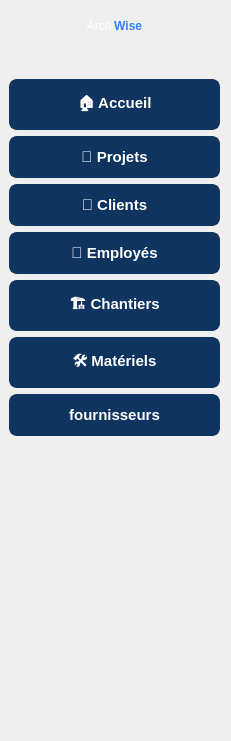
   <widget class="QWidget" name="side" native="true">
    <property name="geometry">
     <rect>
      <x>0</x>
      <y>-20</y>
      <width>231</width>
      <height>741</height>
     </rect>
    </property>
    <property name="styleSheet">
     <string notr="true">QWidget#side {
    background-color: #1e1e1e;
}
</string>
    </property>
    <widget class="QWidget" name="layoutWidget_2">
     <property name="geometry">
      <rect>
       <x>9</x>
       <y>19</y>
       <width>211</width>
       <height>521</height>
      </rect>
     </property>
     <layout class="QVBoxLayout" name="verticalLayout_2">
      <item>
       <widget class="QLabel" name="titlelabel_2">
        <property name="styleSheet">
         <string notr="true">QLabel {
	font: 18pt &quot;Segoe UI&quot;;
    color: white;
}
</string>
        </property>
        <property name="text">
         <string>&lt;html&gt;&lt;head/&gt;&lt;body&gt;&lt;p align=&quot;center&quot;&gt;Archi&lt;span style=&quot; font-weight:700; color:#3282f6;&quot;&gt;Wise&lt;/span&gt;&lt;/p&gt;&lt;/body&gt;&lt;/html&gt;</string>
        </property>
       </widget>
      </item>
      <item>
       <spacer name="verticalSpacer_3">
        <property name="orientation">
         <enum>Qt::Orientation::Vertical</enum>
        </property>
        <property name="sizeType">
         <enum>QSizePolicy::Policy::Minimum</enum>
        </property>
        <property name="sizeHint" stdset="0">
         <size>
          <width>20</width>
          <height>40</height>
         </size>
        </property>
       </spacer>
      </item>
      <item>
       <widget class="QPushButton" name="btnhome_2">
        <property name="styleSheet">
         <string notr="true">QPushButton {
    background-color: #0f3460;  /* Bleu foncé moderne */
    color: white;
    font-size: 15px;
    font-weight: bold;
    border: 2px solid #0f3460;
    border-radius: 8px; /* Coins arrondis */
    padding: 10px 15px;
    transition: 0.3s;
}

QPushButton:hover {
    background-color: #1a5276;  /* Bleu plus clair au survol */
    border: 2px solid white;
}

QPushButton:pressed {
    background-color: #e94560; /* Rouge clair au clic */
    border: 2px solid #e94560;
}
QPushButton:pressed {
    background-color: #e94560;
    border: 2px solid #e94560;
    transform: scale(0.95); /* Effet d'appui */
}
</string>
        </property>
        <property name="text">
         <string>🏠 Accueil</string>
        </property>
       </widget>
      </item>
      <item>
       <widget class="QPushButton" name="btnProjects_2">
        <property name="styleSheet">
         <string notr="true">QPushButton {
    background-color: #0f3460;  /* Bleu foncé moderne */
    color: white;
    font-size: 15px;
    font-weight: bold;
    border: 2px solid #0f3460;
    border-radius: 8px; /* Coins arrondis */
    padding: 10px 15px;
    transition: 0.3s;
}

QPushButton:hover {
    background-color: #1a5276;  /* Bleu plus clair au survol */
    border: 2px solid white;
}

QPushButton:pressed {
    background-color: #e94560; /* Rouge clair au clic */
    border: 2px solid #e94560;
}
</string>
        </property>
        <property name="text">
         <string>📂 Projets</string>
        </property>
       </widget>
      </item>
      <item>
       <widget class="QPushButton" name="btnclients_2">
        <property name="styleSheet">
         <string notr="true">QPushButton {
    background-color: #0f3460;  /* Bleu foncé moderne */
    color: white;
    font-size: 15px;
    font-weight: bold;
    border: 2px solid #0f3460;
    border-radius: 8px; /* Coins arrondis */
    padding: 10px 15px;
    transition: 0.3s;
}

QPushButton:hover {
    background-color: #1a5276;  /* Bleu plus clair au survol */
    border: 2px solid white;
}

QPushButton:pressed {
    background-color: #e94560; /* Rouge clair au clic */
    border: 2px solid #e94560;
}
</string>
        </property>
        <property name="text">
         <string>👥 Clients</string>
        </property>
       </widget>
      </item>
      <item>
       <widget class="QPushButton" name="switch_employe">
        <property name="styleSheet">
         <string notr="true">QPushButton {
    background-color: #0f3460;  /* Bleu foncé moderne */
    color: white;
    font-size: 15px;
    font-weight: bold;
    border: 2px solid #0f3460;
    border-radius: 8px; /* Coins arrondis */
    padding: 10px 15px;
    transition: 0.3s;
}

QPushButton:hover {
    background-color: #1a5276;  /* Bleu plus clair au survol */
    border: 2px solid white;
}

QPushButton:pressed {
    background-color: #e94560; /* Rouge clair au clic */
    border: 2px solid #e94560;
}
</string>
        </property>
        <property name="text">
         <string>👷 Employés</string>
        </property>
       </widget>
      </item>
      <item>
       <widget class="QPushButton" name="btnchantiers_2">
        <property name="styleSheet">
         <string notr="true">QPushButton {
    background-color: #0f3460;  /* Bleu foncé moderne */
    color: white;
    font-size: 15px;
    font-weight: bold;
    border: 2px solid #0f3460;
    border-radius: 8px; /* Coins arrondis */
    padding: 10px 15px;
    transition: 0.3s;
}

QPushButton:hover {
    background-color: #1a5276;  /* Bleu plus clair au survol */
    border: 2px solid white;
}

QPushButton:pressed {
    background-color: #e94560; /* Rouge clair au clic */
    border: 2px solid #e94560;
}
</string>
        </property>
        <property name="text">
         <string>🏗️ Chantiers</string>
        </property>
       </widget>
      </item>
      <item>
       <widget class="QPushButton" name="btnmateriels_2">
        <property name="styleSheet">
         <string notr="true">QPushButton {
    background-color: #0f3460;  /* Bleu foncé moderne */
    color: white;
    font-size: 15px;
    font-weight: bold;
    border: 2px solid #0f3460;
    border-radius: 8px; /* Coins arrondis */
    padding: 10px 15px;
    transition: 0.3s;
}

QPushButton:hover {
    background-color: #1a5276;  /* Bleu plus clair au survol */
    border: 2px solid white;
}

QPushButton:pressed {
    background-color: #e94560; /* Rouge clair au clic */
    border: 2px solid #e94560;
}
</string>
        </property>
        <property name="text">
         <string>🛠️ Matériels</string>
        </property>
       </widget>
      </item>
      <item>
       <widget class="QPushButton" name="switch_partenaire">
        <property name="styleSheet">
         <string notr="true">QPushButton {
    background-color: #0f3460;  /* Bleu foncé moderne */
    color: white;
    font-size: 15px;
    font-weight: bold;
    border: 2px solid #0f3460;
    border-radius: 8px; /* Coins arrondis */
    padding: 10px 15px;
    transition: 0.3s;
}

QPushButton:hover {
    background-color: #1a5276;  /* Bleu plus clair au survol */
    border: 2px solid white;
}

QPushButton:pressed {
    background-color: #e94560; /* Rouge clair au clic */
    border: 2px solid #e94560;
}
</string>
        </property>
        <property name="text">
         <string>fournisseurs</string>
        </property>
       </widget>
      </item>
      <item>
       <spacer name="verticalSpacer_4">
        <property name="orientation">
         <enum>Qt::Orientation::Vertical</enum>
        </property>
        <property name="sizeHint" stdset="0">
         <size>
          <width>20</width>
          <height>40</height>
         </size>
        </property>
       </spacer>
      </item>
     </layout>
    </widget>
   </widget>
